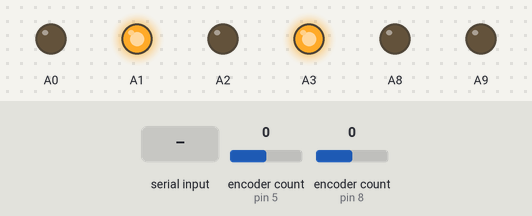
The sketch below on a simulated Teensy 4. Parts: output pins drawn as LEDs (lit = HIGH). Inputs (shaded band) come from the test bench; at power-on: encoder count (sensors on pin 5, pin 8) 0.

Above: at 1.2 s.
1.3 s: "av 1\n" received over the second serial link
At 2.3 s:
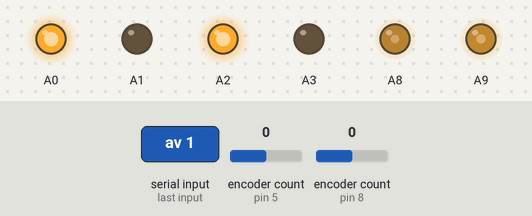
2.8 s: "av 150\n" received over the second serial link
At 3.4 s:
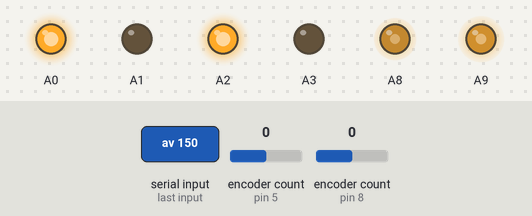
4.3 s: "ar 1\n" received over the second serial link
At 4.6 s:
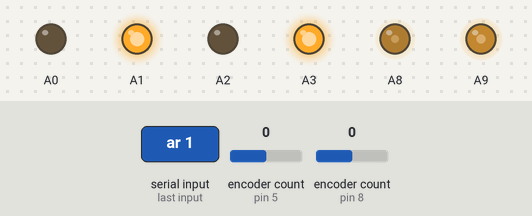
5.8 s: "ar 150\n" received over the second serial link
At 6.9 s:
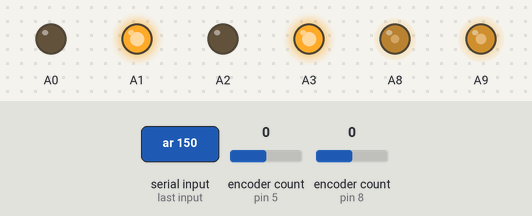
7.3 s: "ga 1\n" received over the second serial link
At 8.1 s:
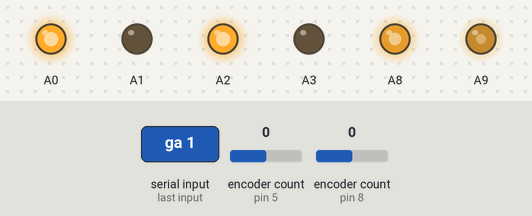
8.8 s: "dr 1\n" received over the second serial link
At 9.2 s:
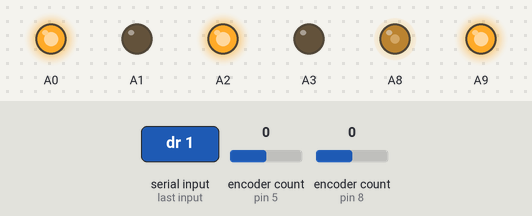
Timing chart, 0 to 11.3 s (numbered marks = the images above; inputs shaded):
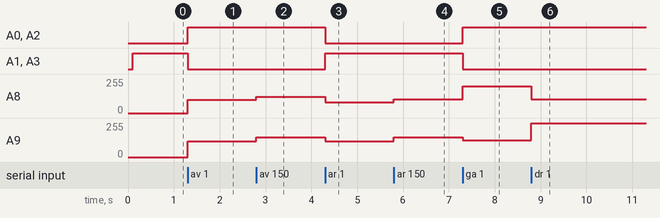

Measured:
- after the input at 1.3 s, A0, A2: LOW → HIGH at once; A1, A3: HIGH → LOW at once; A8: 0/255 → 100/255 at once; A9: 0/255 → 120/255 at once
- after the input at 2.8 s, A8: 100/255 → 122/255 at once; A9: 120/255 → 150/255 at once
- after the input at 4.3 s, A0, A2: HIGH → LOW at once; A1, A3: LOW → HIGH at once; A8: 122/255 → 80/255 at once; A9: 150/255 → 120/255 at once
- after the input at 5.8 s, A8: 80/255 → 102/255 at once; A9: 120/255 → 150/255 at once
- after the input at 7.3 s, A0, A2: LOW → HIGH at once; A1, A3: HIGH → LOW at once; A8: 102/255 → 201/255 at once; A9: 150/255 → 127/255 at once
- after the input at 8.8 s, A8: 201/255 → 105/255 at once; A9: 127/255 → 255/255 at once

The sketch:

moteur_teensy.ino
```cpp
#include <Encoder.h>
#define SERIAL Serial1 // Mettre Serial pour communiquer en USB avec un PC et Serial1 pour communiquer en UART avec la BeagleBone
IntervalTimer monTimer;
Encoder CodeurDroit(5, 6);
Encoder CodeurGauche(8, 7);
int vitesse=255, rayon=50;
int c1=0, c2=0; // Consignes
int p1=0, p2=0; // Puissances
float v1, v2; // Vitesses

void setup() {
  monTimer.begin(asservissement, 100000); // On appelle la boucle d'asservisement toutes les 100ms
  SERIAL.begin(9600);
  // Initialisation entrées/sorties
  pinMode(14,OUTPUT);
  pinMode(15,OUTPUT);
  pinMode(16,OUTPUT);
  pinMode(17,OUTPUT);
  pinMode(22,OUTPUT);
  pinMode(23,OUTPUT);


}

// Boucle d'asserviement : renvoie seulement la vitesse des moteurs v1 et v2
void asservissement(){
  v1 = (float)(CodeurGauche.read())*1/100; // Valeur approsximative de la vitesse à partir du nombre d'impulsion
  v2 = (float)(CodeurDroit.read())*1/100;
  SERIAL.print(v1); // On envoie la vitesse sur le lien série
  SERIAL.print(" ");
  SERIAL.println(v2);
  CodeurGauche.write(0); // On reset les compteurs d'impulsion
  CodeurDroit.write(0);
  // Ajouter une fonction d'asservissement ici
  // Les consignes sont les variables c1 et c2
  // Les puissances des moteurs sont p1 et p2
  Moteur(); // On appelle la fonction moteur pour mettre à jour les puissance (inutile puisque pas d'asserviseement)
}

// Pilote les moteur avec une puissance +-p1 pour le moteur et +- p2 pour le moteur gauche
void Moteur(){
  if (abs(p1) <50){p1=0;} // Si la puissance demandée est trop faible, on arrête les moteurs
  if (abs(p2) <50){p2=0;}
  if (p2>0){ // moteur 2 en avant
    analogWrite(22,p2);
    digitalWrite(14,HIGH);
    digitalWrite(15,LOW);
  }
  else{ // moteur 2 en arrière
    analogWrite(22,-p2);
    digitalWrite(14,LOW);
    digitalWrite(15,HIGH);
  }

  if (p1>0){ // moteur 1 en avant
    analogWrite(23,p1);
    digitalWrite(16,HIGH);
    digitalWrite(17,LOW);
  }
  else{ // moteur 1 en arrière
    analogWrite(23,-p1);
    digitalWrite(16,LOW);
    digitalWrite(17,HIGH);
  }
}

void loop(){
  if ( SERIAL.available() > 0){ // Si communication sur port série
    String cmd;
    int arg1=0,arg2=0,nb_arg=0;
    cmd = SERIAL.readStringUntil(0x0a); // On récupère la chaine
    SERIAL.setTimeout(50);
    if (cmd.indexOf(" ")>=0){ // On récupère 0, 1 ou 2 arguments maximum
      if(cmd.indexOf(" ")==cmd.lastIndexOf(" ")){
        arg1 = cmd.substring(cmd.indexOf(" ")+1).toInt();
        nb_arg=1;
      }
      else{
      arg1 = cmd.substring(cmd.indexOf(" ")+1,cmd.lastIndexOf(" ")).toInt();
      arg2 = cmd.substring(cmd.lastIndexOf(" ")+1).toInt();
      nb_arg = 2;
      }
    }
    // On modifie les consignes selon la commande reçue
    if (cmd.indexOf("av")>=0){ // Avancer
      if(nb_arg==1){
        if (arg1==1){c1=120; c2=120;} // Vitesse 1
        else if (arg1==2){c1=150; c2=150;} // Vitesse 2
        else if (arg1==3){c1=200; c2=200;} // Vitesse 3
        else if (arg1==4){c1=255; c2=255;} // Vitesse 4
        else{
          c1=arg1; c2=arg1; // Vitesse arg1
        }
      }
      else if(nb_arg==2){ // Vitesse arg1 arg2
        c1=arg1; c2=arg2;
      }
      else{
        c1=vitesse;c2=vitesse; // Avancer
      }
    }
    if (cmd.indexOf("ar")>=0){ // Reculer ( identique fonction avancer)
      if(nb_arg==1){
        if (arg1==1){c1=-120; c2=-120;}
        else if (arg1==2){c1=-150; c2=-150;}
        else if (arg1==3){c1=-200; c2=-200;}
        else if (arg1==4){c1=-255; c2=-255;}
        else{
          c1=-arg1; c2=-arg1;
        }
      }
      else if(arg2==2){
        c1=-arg1;c2=-arg2;
      }
      else{
        c1=-vitesse;c2=-vitesse;
      }
    }
    if (cmd.indexOf("ga")>=0){ // Avancer gauche
      c2 = vitesse; c1 = int(vitesse*rayon/100);
    }
    if (cmd.indexOf("dr")>=0){ // Avancer droite
      c2 = int(vitesse*rayon/100); c1 = vitesse;
    }
    if (cmd.indexOf("ad")>=0){ // Reculer droite
      c2 = -vitesse; c1 = int(-vitesse*rayon/100);
    }
    if (cmd.indexOf("ag")>=0){ // Reculer gauche
      c2 = int(-vitesse*rayon/100); c1= -vitesse;
    }
    if (cmd.indexOf("st")>=0){ // Arrêter
      c1 = 0; c2 = 0;
    }
    if (cmd.indexOf("td")>=0){ // Tourner à droite
      c2 = 0; c1= vitesse;
    }
    if (cmd.indexOf("tg")>=0){ // Tourner à gauche
      c2 = vitesse; c1= 0;
    }
    if (cmd.indexOf("pd")>=0){ // Pivoter sur la droite
      c2 = -vitesse; c1= vitesse;
    }
    if (cmd.indexOf("pg")>=0){ // Pivoter sur la gauche
      c2 = vitesse; c1= -vitesse;
    }
    if (cmd.indexOf("sp")>=0){ // Changer la vitesse
      if(nb_arg==1){
        if (arg1==1){vitesse=130;} // Vitesse 1
        else if (arg1==2){vitesse=150;} // Vitesse 2
        else if (arg1==3){vitesse=170;} // Vitesse 3
        else if (arg1==4){vitesse=255;} // Vitesse 4
        else{
          vitesse=arg1;
        }
      }
    }
    if (cmd.indexOf("rd")>=0){ // Changer la rayon de courbure (0-100%)
      if(nb_arg==1){rayon=arg1;}
    }

    p1 = c1; p2 =(int)(c2*0.75+10); // Pas d'asserviseement donc les puissances sont égales aux consignes avec seulement une correction sur un moteur
    Moteur(); // On appelle la fonction moteur pour mettre à jour les puissances
  }
}
```
